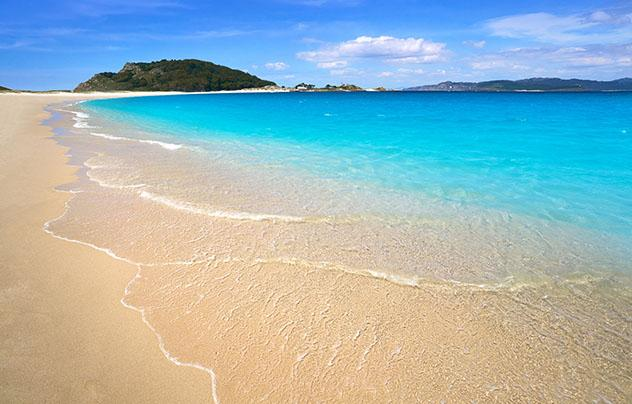
#> input picture data/playa_prueba.jpg, 632 x 404 px
$ python -i segmentar_kmeans.py   (imports and definitions only)
#> lines starting #> are read from the running program, lines starting #| are printed output that depends on the picture
### src/prints.py
'''
src.prints.py: Módulo para funciones de impresión y formateo de texto.
'''

def crear_headline(titulo, caracter="= = ", ancho=30):
    """
    Crea un headline y lo devuelve como string.

    Returns:
        String formateado con el headline
    """
    separador = caracter * ancho
    return f"{separador}\n{titulo}\n{separador}"

### src/segmentar_kmeans.py
'''
segmentar_kmeans.py: Implementación de K-Means para clustering de datos.
'''

import cv2
import matplotlib.pyplot as plt
import numpy as np
import time
from src.prints import crear_headline

def cargar_imagen(ruta, max_dimension=600):
    """Carga una imagen y redimensionarla a un tamaño manejable."""

    imagen = cv2.imread(ruta)

    if imagen is None:
        raise ValueError(f"No se pudo cargar la imagen desde la ruta: {ruta}")

    # Redimensionar si es necesario
    altura, ancho = imagen.shape[:2]

    if max(altura, ancho) > max_dimension:
        escala = max_dimension / float(max(altura, ancho))
        nuevo_ancho = int(ancho * escala)
        nueva_altura = int(altura * escala)
        imagen = cv2.resize(imagen,(nuevo_ancho, nueva_altura), interpolation=cv2.INTER_AREA)
        print(f"Imagen redimensionada de [{ancho}x{altura}] a [{nuevo_ancho}x{nueva_altura}] para procesamiento.")

    # Convertir a espacio de color RGB
    imagen_rgb = cv2.cvtColor(imagen, cv2.COLOR_BGR2RGB)

    return imagen_rgb


def segmentar_kmeans(imagen, k=3, intentos=3):
    """Segmenta una imagen usando K-Means clustering por HSV"""
#> called with k = 3, intentos = 3

    print(crear_headline(f"Segmentación K-Means con {k} clusters (HSV) ..."))

    inicio = time.time()

    imagen_hsv = cv2.cvtColor(imagen, cv2.COLOR_RGB2HSV)
#> imagen_hsv: shape (404, 632, 3); mean H, S, V 54.8, 106.1, 217

    # Convertimos la imagen a una matriz de píxeles
    altura, ancho, canales = imagen_hsv.shape
#> altura = 404; ancho = 632; canales = 3
    pixeles = imagen_hsv.reshape((-1, 3))  # Ahora son valores HSV

    # Convertimos a float32
    pixeles = np.float32(pixeles)

    print(f"Total de pixeles: {len(pixeles):,}")
#| Total de pixeles: 255,328

    # Definimos los criterios de parada y aplicamos K-Means
    critario = (cv2.TERM_CRITERIA_EPS + cv2.TERM_CRITERIA_MAX_ITER, 100, 0.2)

    # - - - EJECUTAR K-MEANS - - -

    _, etiquetas, centros = cv2.kmeans(
        pixeles, # Datos de entrada
        k, # Número de clusters
        None, # No le damos un array de etiquetas inicial
        critario, # Saber cuando acá terminamos el algoritmo
        intentos, # Número de intentos
        cv2.KMEANS_RANDOM_CENTERS # Centros iniciales aleatorios
    )
#> centros = [[103, 100.3, 230.3], [100.3, 216.8, 228.3], [21.23, 66.78, 208.2]]

    # Pasamos los centros a uint8
    centros = np.uint8(centros)
#> centros = [[102, 100, 230], [100, 216, 228], [21, 66, 208]]

    # Creamos la imagen segmentada en HSV
    imagen_segmentada_hsv = centros[etiquetas.flatten()]
    imagen_segmentada_hsv = imagen_segmentada_hsv.reshape((imagen_hsv.shape))
#> imagen_segmentada_hsv: shape (404, 632, 3); mean H, S, V 54.4, 105.4, 216.8

    # Regresamos la imagen segmentada a RGB para su visualización
    imagen_segmentada = cv2.cvtColor(imagen_segmentada_hsv, cv2.COLOR_HSV2RGB)
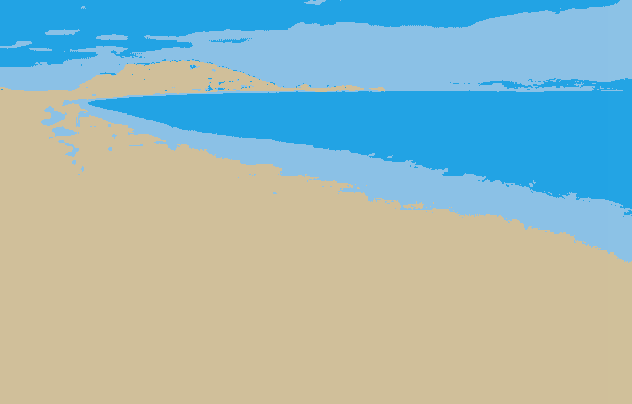
#> imagen_segmentada: shape (404, 632, 3); mean R, G, B 156.4, 185.4, 185.3

    t_procesamiento = time.time() - inicio
    print(f"Segmentación completada en {t_procesamiento:.2f} segundos.")

    print(f"\nCentros de color (HSV y RGB): {centros}")
#| Centros de color (HSV y RGB): [[102 100 230]
#|  [100 216 228]
#|  [ 21  66 208]]
    for i, centro_hsv in enumerate(centros):
        # Convertimos el centro de HSV a RGB para mostrarlo
        centro_rgb = cv2.cvtColor(np.uint8([[centro_hsv]]), cv2.COLOR_HSV2RGB)[0][0]
        print(f"+ Cluster {i+1}:")
        print(f"  HSV: H={centro_hsv[0]:3d}° S={centro_hsv[1]:3d} V={centro_hsv[2]:3d}")
        print(f"  RGB: {tuple(centro_rgb)}, Hex: #{centro_rgb[0]:02x}{centro_rgb[1]:02x}{centro_rgb[2]:02x}")
#> this loop made 3 passes
#> (centro_hsv, centro_rgb) on passes 1 to 3: ([102, 100, 230], [140, 194, 230]), ([100, 216, 228], [35, 164, 228]), ([21, 66, 208], [208, 192, 154])
#| + Cluster 1:
#|   HSV: H=102° S=100 V=230
#|   RGB: (140, 194, 230), Hex: #8cc2e6
#| + Cluster 2:
#|   HSV: H=100° S=216 V=228
#|   RGB: (35, 164, 228), Hex: #23a4e4
#| + Cluster 3:
#|   HSV: H= 21° S= 66 V=208
#|   RGB: (208, 192, 154), Hex: #d0c09a

    # Calculamos las estadísticas de los clusters
    print(f"\nEstadísticas de los {k} clusters:")
    for i in range(k):
        conteo = np.sum(etiquetas == i)
        porcentaje = (conteo / len(pixeles)) * 100
        print(f"+ Cluster {i+1}: {conteo:,} píxeles ({porcentaje:.2f}%)")
#> this loop made 3 passes
#> (conteo, porcentaje) on passes 1 to 3: (51182, 20.05), (55422, 21.71), (148724, 58.25)
#| + Cluster 1: 51,182 píxeles (20.05%)
#| + Cluster 2: 55,422 píxeles (21.71%)
#| + Cluster 3: 148,724 píxeles (58.25%)

    return imagen_segmentada, etiquetas, centros, t_procesamiento

def visualizar_comparacion(imagen_original, imagen_segmentada, k, t_procesamiento):
    """Muestra la imagen original y la segmentada lado a lado."""

    fig, axes = plt.subplots(1, 2, figsize=(12, 6))

    # Imagen original
    axes[0].imshow(imagen_original)
    axes[0].set_title("Imagen Original", fontsize=14, fontweight="bold")
    axes[0].axis("off")

    # Imagen segmentada
    axes[1].imshow(imagen_segmentada)
    axes[1].set_title(f"Imagen Segmentada K-Means (k={k})\nTiempo: {t_procesamiento:.2f} seg"
                      , fontsize=14, fontweight="bold")
    axes[1].axis("off")

    plt.tight_layout()
    plt.show()

# TODO: Agregar funcion para probar diferentes K si es necesario.

>>> import cv2
>>> picture = cv2.cvtColor(cv2.imread('../data/playa_prueba.jpg'), cv2.COLOR_BGR2RGB)
>>> result = segmentar_kmeans(picture)
